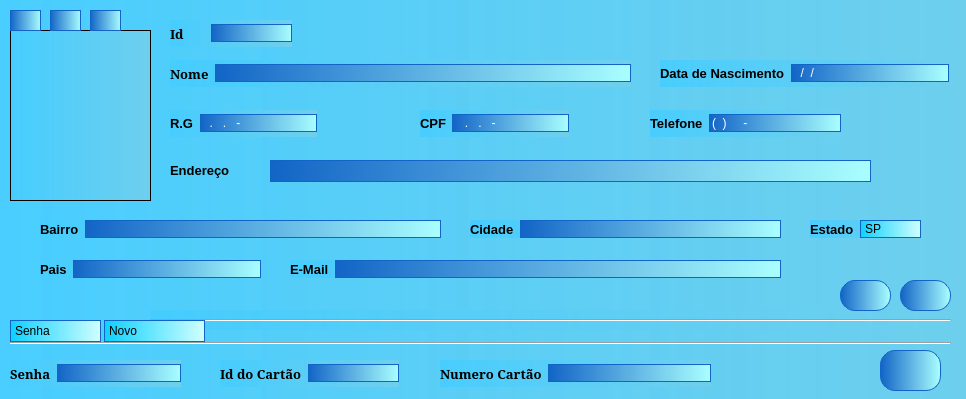
<?xml version="1.0" encoding="UTF-8"?>
<ui version="4.0">
 <class>novocadastro</class>
 <widget class="QDialog" name="novocadastro">
  <property name="geometry">
   <rect>
    <x>0</x>
    <y>0</y>
    <width>966</width>
    <height>399</height>
   </rect>
  </property>
  <property name="windowTitle">
   <string>Dialog</string>
  </property>
  <property name="styleSheet">
   <string notr="true">QWidget {
background-color: qlineargradient(spread:pad, x1:0, y1:0, x2:1, y2:0, stop:0 rgba(69, 205, 255, 220), stop:1 rgba(110, 207, 237, 255));

}

QPushButton {
background-color: qlineargradient(spread:reflect, x1:0, y1:0, x2:1, y2:0, stop:0 rgba(18, 100, 198, 255), stop:1 rgba(169, 255, 255, 255));
border-style: solid;
border-width: 1px;
border-color: rgb(18, 100, 198);
color: rgb(255, 255, 255);
border-radius: 15px;

}

QPushButton:hover{	
	background-color: qradialgradient(spread:reflect, cx:0.5, cy:0.5, radius:0.5, fx:0.5, fy:0.5, stop:0 rgba(169, 255, 255, 255), stop:1 rgba(18, 100, 198, 255));
    border-style: solid;
border-width: 1px;
border-color: rgb(18, 100, 198);
color: rgb(255, 255, 255);
border-radius: 15px;
}

QPushButton:pressed{
	
	background-color: rgb(123, 117, 179);
    border-style: outset;
    border-width: 2px;
    border-radius: 5px;
    border-color: gray;
    font: bold 10px;
    padding: 20px;
}

QComboBox {
background-color: qlineargradient(spread:pad, x1:0, y1:0, x2:1, y2:0, stop:0 rgba(0, 209, 255, 220), stop:1 rgba(209, 255, 255, 255));
border-style: solid;
border-width: 1px;
border-color: rgb(18, 100, 198);
color: rgb(0,0,0);
border-radius: 15px;
selection-background-color: rgb(170, 255, 255);

}

 QComboBox::drop-down {
                width: 32px;
                border-top-right-radius: 3px;
                border-bottom-right-radius: 3px;
             }
QLineEdit{
background-color: qlineargradient(spread:reflect, x1:0, y1:0, x2:1, y2:0, stop:0 rgba(18, 100, 198, 255), stop:1 rgba(169, 255, 255, 255));

}


QLineEdit{
background-color:qlineargradient(spread:reflect, x1:0, y1:0, x2:1, y2:0, stop:0 rgba(18, 100, 198, 255), stop:1 rgba(169, 255, 255, 255));
alternate-background-color: rgb(255, 170, 0);
border-style: solid;
border-width: 1px;
border-color: rgb(18, 100, 198);
color: rgb(255, 255, 255);
border-radius: 15px;
	font: 10pt &quot;MS Shell Dlg 2&quot;;
}


QLabel{
background-color: rgb(null);
}

</string>
  </property>
  <widget class="QComboBox" name="escolha">
   <property name="geometry">
    <rect>
     <x>10</x>
     <y>320</y>
     <width>91</width>
     <height>22</height>
    </rect>
   </property>
   <item>
    <property name="text">
     <string>Senha</string>
    </property>
   </item>
   <item>
    <property name="text">
     <string>Cartão</string>
    </property>
   </item>
   <item>
    <property name="text">
     <string>Biometria</string>
    </property>
   </item>
  </widget>
  <widget class="Line" name="line">
   <property name="geometry">
    <rect>
     <x>150</x>
     <y>310</y>
     <width>801</width>
     <height>20</height>
    </rect>
   </property>
   <property name="orientation">
    <enum>Qt::Horizontal</enum>
   </property>
  </widget>
  <widget class="QWidget" name="layoutWidget91">
   <property name="geometry">
    <rect>
     <x>170</x>
     <y>60</y>
     <width>461</width>
     <height>27</height>
    </rect>
   </property>
   <layout class="QHBoxLayout" name="horizontalLayout">
    <item>
     <widget class="QLabel" name="label">
      <property name="font">
       <font>
        <family>MS Serif</family>
        <pointsize>10</pointsize>
        <weight>75</weight>
        <bold>true</bold>
       </font>
      </property>
      <property name="text">
       <string>Nome</string>
      </property>
     </widget>
    </item>
    <item>
     <widget class="QLineEdit" name="nome"/>
    </item>
   </layout>
  </widget>
  <widget class="QWidget" name="layouttWidget2">
   <property name="geometry">
    <rect>
     <x>10</x>
     <y>360</y>
     <width>171</width>
     <height>27</height>
    </rect>
   </property>
   <layout class="QHBoxLayout" name="horizontalLayout_2">
    <item>
     <widget class="QLabel" name="label_2">
      <property name="font">
       <font>
        <family>MS Serif</family>
        <pointsize>10</pointsize>
        <weight>75</weight>
        <bold>true</bold>
       </font>
      </property>
      <property name="text">
       <string>Senha</string>
      </property>
     </widget>
    </item>
    <item>
     <widget class="QLineEdit" name="senha">
      <property name="echoMode">
       <enum>QLineEdit::Password</enum>
      </property>
     </widget>
    </item>
   </layout>
  </widget>
  <widget class="QWidget" name="layotutWidget3">
   <property name="geometry">
    <rect>
     <x>170</x>
     <y>20</y>
     <width>122</width>
     <height>27</height>
    </rect>
   </property>
   <layout class="QHBoxLayout" name="horizontalLayout_3">
    <item>
     <widget class="QLabel" name="label_3">
      <property name="font">
       <font>
        <family>MS Serif</family>
        <pointsize>10</pointsize>
        <weight>75</weight>
        <bold>true</bold>
       </font>
      </property>
      <property name="text">
       <string>Id</string>
      </property>
     </widget>
    </item>
    <item>
     <spacer name="horizontalSpacer">
      <property name="orientation">
       <enum>Qt::Horizontal</enum>
      </property>
      <property name="sizeType">
       <enum>QSizePolicy::Fixed</enum>
      </property>
      <property name="sizeHint" stdset="0">
       <size>
        <width>20</width>
        <height>20</height>
       </size>
      </property>
     </spacer>
    </item>
    <item>
     <widget class="QLineEdit" name="id"/>
    </item>
   </layout>
  </widget>
  <widget class="QWidget" name="layouttWidget4">
   <property name="geometry">
    <rect>
     <x>220</x>
     <y>360</y>
     <width>179</width>
     <height>27</height>
    </rect>
   </property>
   <layout class="QHBoxLayout" name="horizontalLayout_4">
    <item>
     <widget class="QLabel" name="l_id">
      <property name="font">
       <font>
        <family>MS Serif</family>
        <pointsize>10</pointsize>
        <weight>75</weight>
        <bold>true</bold>
       </font>
      </property>
      <property name="text">
       <string>Id do Cartão</string>
      </property>
     </widget>
    </item>
    <item>
     <widget class="QLineEdit" name="txtid"/>
    </item>
   </layout>
  </widget>
  <widget class="QWidget" name="layotutWidget5">
   <property name="geometry">
    <rect>
     <x>440</x>
     <y>360</y>
     <width>271</width>
     <height>27</height>
    </rect>
   </property>
   <layout class="QHBoxLayout" name="horizontalLayout_5">
    <item>
     <widget class="QLabel" name="l_numero">
      <property name="font">
       <font>
        <family>MS Serif</family>
        <pointsize>10</pointsize>
        <weight>75</weight>
        <bold>true</bold>
       </font>
      </property>
      <property name="text">
       <string>Numero Cartão</string>
      </property>
     </widget>
    </item>
    <item>
     <widget class="QLineEdit" name="txtcartao"/>
    </item>
   </layout>
  </widget>
  <widget class="QComboBox" name="novo">
   <property name="geometry">
    <rect>
     <x>104</x>
     <y>320</y>
     <width>101</width>
     <height>22</height>
    </rect>
   </property>
   <item>
    <property name="text">
     <string>Novo </string>
    </property>
   </item>
   <item>
    <property name="text">
     <string>Existente</string>
    </property>
   </item>
  </widget>
  <widget class="QLabel" name="label_7">
   <property name="geometry">
    <rect>
     <x>170</x>
     <y>160</y>
     <width>81</width>
     <height>21</height>
    </rect>
   </property>
   <property name="font">
    <font>
     <pointsize>10</pointsize>
     <weight>75</weight>
     <bold>true</bold>
    </font>
   </property>
   <property name="text">
    <string>Endereço</string>
   </property>
  </widget>
  <widget class="QLineEdit" name="txt_rua">
   <property name="geometry">
    <rect>
     <x>270</x>
     <y>160</y>
     <width>601</width>
     <height>22</height>
    </rect>
   </property>
  </widget>
  <widget class="Line" name="line_6">
   <property name="geometry">
    <rect>
     <x>10</x>
     <y>335</y>
     <width>941</width>
     <height>16</height>
    </rect>
   </property>
   <property name="styleSheet">
    <string notr="true">background-color: rgb(null);
</string>
   </property>
   <property name="orientation">
    <enum>Qt::Horizontal</enum>
   </property>
  </widget>
  <widget class="QPushButton" name="b_edit_foto">
   <property name="geometry">
    <rect>
     <x>10</x>
     <y>10</y>
     <width>31</width>
     <height>21</height>
    </rect>
   </property>
   <property name="text">
    <string/>
   </property>
   <property name="icon">
    <iconset resource="imagens.qrc">
     <normaloff>:/icons_inciais/imagens/pasta.png</normaloff>:/icons_inciais/imagens/pasta.png</iconset>
   </property>
   <property name="iconSize">
    <size>
     <width>20</width>
     <height>15</height>
    </size>
   </property>
  </widget>
  <widget class="QPushButton" name="b_salvar_foto">
   <property name="geometry">
    <rect>
     <x>90</x>
     <y>10</y>
     <width>31</width>
     <height>21</height>
    </rect>
   </property>
   <property name="text">
    <string/>
   </property>
   <property name="icon">
    <iconset resource="imagens.qrc">
     <normaloff>:/icons_inciais/imagens/salvar.fw.png</normaloff>:/icons_inciais/imagens/salvar.fw.png</iconset>
   </property>
   <property name="iconSize">
    <size>
     <width>20</width>
     <height>15</height>
    </size>
   </property>
  </widget>
  <widget class="QPushButton" name="edit_cadastro">
   <property name="geometry">
    <rect>
     <x>900</x>
     <y>280</y>
     <width>51</width>
     <height>31</height>
    </rect>
   </property>
   <property name="text">
    <string/>
   </property>
   <property name="icon">
    <iconset resource="imagens.qrc">
     <normaloff>:/icons_inciais/imagens/edit.fw.png</normaloff>:/icons_inciais/imagens/edit.fw.png</iconset>
   </property>
   <property name="iconSize">
    <size>
     <width>100</width>
     <height>25</height>
    </size>
   </property>
  </widget>
  <widget class="QPushButton" name="cadastrar_dados">
   <property name="geometry">
    <rect>
     <x>840</x>
     <y>280</y>
     <width>51</width>
     <height>31</height>
    </rect>
   </property>
   <property name="text">
    <string/>
   </property>
   <property name="icon">
    <iconset resource="imagens.qrc">
     <normaloff>:/icons_inciais/imagens/cadastro.fw.png</normaloff>:/icons_inciais/imagens/cadastro.fw.png</iconset>
   </property>
   <property name="iconSize">
    <size>
     <width>100</width>
     <height>25</height>
    </size>
   </property>
  </widget>
  <widget class="QFrame" name="frame_foto">
   <property name="geometry">
    <rect>
     <x>10</x>
     <y>30</y>
     <width>141</width>
     <height>171</height>
    </rect>
   </property>
   <property name="frameShape">
    <enum>QFrame::StyledPanel</enum>
   </property>
   <property name="frameShadow">
    <enum>QFrame::Sunken</enum>
   </property>
  </widget>
  <widget class="QPushButton" name="cadastrar">
   <property name="geometry">
    <rect>
     <x>880</x>
     <y>350</y>
     <width>61</width>
     <height>41</height>
    </rect>
   </property>
   <property name="text">
    <string/>
   </property>
   <property name="icon">
    <iconset resource="imagens.qrc">
     <normaloff>:/icons_inciais/imagens/salvar.fw.png</normaloff>:/icons_inciais/imagens/salvar.fw.png</iconset>
   </property>
   <property name="iconSize">
    <size>
     <width>100</width>
     <height>25</height>
    </size>
   </property>
  </widget>
  <widget class="QWidget" name="layoutWidget73">
   <property name="geometry">
    <rect>
     <x>170</x>
     <y>110</y>
     <width>147</width>
     <height>27</height>
    </rect>
   </property>
   <layout class="QHBoxLayout" name="horizontalLayout_7">
    <item>
     <widget class="QLabel" name="label_5">
      <property name="font">
       <font>
        <pointsize>10</pointsize>
        <weight>75</weight>
        <bold>true</bold>
       </font>
      </property>
      <property name="text">
       <string>R.G</string>
      </property>
     </widget>
    </item>
    <item>
     <widget class="QLineEdit" name="txt_rg">
      <property name="inputMethodHints">
       <set>Qt::ImhFormattedNumbersOnly</set>
      </property>
      <property name="inputMask">
       <string>00.000.000-0</string>
      </property>
     </widget>
    </item>
   </layout>
  </widget>
  <widget class="QWidget" name="layoutWidgtet">
   <property name="geometry">
    <rect>
     <x>420</x>
     <y>110</y>
     <width>149</width>
     <height>27</height>
    </rect>
   </property>
   <layout class="QHBoxLayout" name="horizontalLayout_8">
    <item>
     <widget class="QLabel" name="label_6">
      <property name="font">
       <font>
        <pointsize>10</pointsize>
        <weight>75</weight>
        <bold>true</bold>
       </font>
      </property>
      <property name="text">
       <string>CPF</string>
      </property>
     </widget>
    </item>
    <item>
     <widget class="QLineEdit" name="txt_cpf">
      <property name="inputMethodHints">
       <set>Qt::ImhFormattedNumbersOnly</set>
      </property>
      <property name="inputMask">
       <string>000.000.000-00</string>
      </property>
     </widget>
    </item>
   </layout>
  </widget>
  <widget class="QWidget" name="ltayoutWidget">
   <property name="geometry">
    <rect>
     <x>650</x>
     <y>110</y>
     <width>191</width>
     <height>27</height>
    </rect>
   </property>
   <layout class="QHBoxLayout" name="horizontalLayout_9">
    <item>
     <widget class="QLabel" name="label_12">
      <property name="font">
       <font>
        <pointsize>10</pointsize>
        <weight>75</weight>
        <bold>true</bold>
       </font>
      </property>
      <property name="text">
       <string>Telefone</string>
      </property>
     </widget>
    </item>
    <item>
     <widget class="QLineEdit" name="txt_telefone">
      <property name="inputMethodHints">
       <set>Qt::ImhFormattedNumbersOnly|Qt::ImhPreferNumbers</set>
      </property>
      <property name="inputMask">
       <string>(00)00000-0000</string>
      </property>
     </widget>
    </item>
   </layout>
  </widget>
  <widget class="QWidget" name="layoutWidgett">
   <property name="geometry">
    <rect>
     <x>660</x>
     <y>60</y>
     <width>289</width>
     <height>27</height>
    </rect>
   </property>
   <layout class="QHBoxLayout" name="horizontalLayout_10">
    <item>
     <widget class="QLabel" name="label_4">
      <property name="font">
       <font>
        <pointsize>10</pointsize>
        <weight>75</weight>
        <bold>true</bold>
       </font>
      </property>
      <property name="text">
       <string>Data de Nascimento</string>
      </property>
     </widget>
    </item>
    <item>
     <widget class="QLineEdit" name="txt_nascimento">
      <property name="inputMethodHints">
       <set>Qt::ImhFormattedNumbersOnly|Qt::ImhPreferNumbers</set>
      </property>
      <property name="inputMask">
       <string>00/00/0000</string>
      </property>
     </widget>
    </item>
   </layout>
  </widget>
  <widget class="QWidget" name="layoutWitdget">
   <property name="geometry">
    <rect>
     <x>40</x>
     <y>220</y>
     <width>401</width>
     <height>27</height>
    </rect>
   </property>
   <layout class="QHBoxLayout" name="horizontalLayout_11">
    <property name="sizeConstraint">
     <enum>QLayout::SetMaximumSize</enum>
    </property>
    <item>
     <widget class="QLabel" name="label_8">
      <property name="font">
       <font>
        <pointsize>10</pointsize>
        <weight>75</weight>
        <bold>true</bold>
       </font>
      </property>
      <property name="text">
       <string>Bairro</string>
      </property>
     </widget>
    </item>
    <item>
     <widget class="QLineEdit" name="txt_bairro"/>
    </item>
   </layout>
  </widget>
  <widget class="QWidget" name="laytoutWidge0t">
   <property name="geometry">
    <rect>
     <x>40</x>
     <y>260</y>
     <width>221</width>
     <height>27</height>
    </rect>
   </property>
   <layout class="QHBoxLayout" name="horizontalLayout_12">
    <property name="sizeConstraint">
     <enum>QLayout::SetMaximumSize</enum>
    </property>
    <item>
     <widget class="QLabel" name="label_11">
      <property name="font">
       <font>
        <pointsize>10</pointsize>
        <weight>75</weight>
        <bold>true</bold>
       </font>
      </property>
      <property name="text">
       <string>Pais</string>
      </property>
     </widget>
    </item>
    <item>
     <widget class="QLineEdit" name="txt_pais"/>
    </item>
   </layout>
  </widget>
  <widget class="QWidget" name="layoutWidge9t">
   <property name="geometry">
    <rect>
     <x>290</x>
     <y>260</y>
     <width>491</width>
     <height>27</height>
    </rect>
   </property>
   <layout class="QHBoxLayout" name="horizontalLayout_13">
    <property name="sizeConstraint">
     <enum>QLayout::SetMaximumSize</enum>
    </property>
    <item>
     <widget class="QLabel" name="label_13">
      <property name="font">
       <font>
        <pointsize>10</pointsize>
        <weight>75</weight>
        <bold>true</bold>
       </font>
      </property>
      <property name="text">
       <string>E-Mail</string>
      </property>
     </widget>
    </item>
    <item>
     <widget class="QLineEdit" name="txt_email">
      <property name="inputMethodHints">
       <set>Qt::ImhEmailCharactersOnly</set>
      </property>
     </widget>
    </item>
   </layout>
  </widget>
  <widget class="QWidget" name="layoutWidget99">
   <property name="geometry">
    <rect>
     <x>470</x>
     <y>220</y>
     <width>311</width>
     <height>27</height>
    </rect>
   </property>
   <layout class="QHBoxLayout" name="horizontalLayout_14">
    <property name="sizeConstraint">
     <enum>QLayout::SetMaximumSize</enum>
    </property>
    <item>
     <widget class="QLabel" name="label_9">
      <property name="font">
       <font>
        <pointsize>10</pointsize>
        <weight>75</weight>
        <bold>true</bold>
       </font>
      </property>
      <property name="text">
       <string>Cidade</string>
      </property>
     </widget>
    </item>
    <item>
     <widget class="QLineEdit" name="txt_cidade"/>
    </item>
   </layout>
  </widget>
  <widget class="QWidget" name="layoutWidget">
   <property name="geometry">
    <rect>
     <x>810</x>
     <y>220</y>
     <width>131</width>
     <height>23</height>
    </rect>
   </property>
   <layout class="QHBoxLayout" name="horizontalLayout_15">
    <property name="sizeConstraint">
     <enum>QLayout::SetFixedSize</enum>
    </property>
    <item>
     <widget class="QLabel" name="label_10">
      <property name="font">
       <font>
        <pointsize>10</pointsize>
        <weight>75</weight>
        <bold>true</bold>
       </font>
      </property>
      <property name="text">
       <string>Estado</string>
      </property>
     </widget>
    </item>
    <item>
     <widget class="QComboBox" name="cb_estado">
      <item>
       <property name="text">
        <string>SP</string>
       </property>
      </item>
      <item>
       <property name="text">
        <string>New</string>
       </property>
      </item>
     </widget>
    </item>
   </layout>
  </widget>
  <widget class="QLabel" name="imagem_user">
   <property name="geometry">
    <rect>
     <x>20</x>
     <y>40</y>
     <width>121</width>
     <height>151</height>
    </rect>
   </property>
   <property name="text">
    <string/>
   </property>
   <property name="scaledContents">
    <bool>true</bool>
   </property>
  </widget>
  <widget class="QPushButton" name="b_foto_web">
   <property name="geometry">
    <rect>
     <x>50</x>
     <y>10</y>
     <width>31</width>
     <height>21</height>
    </rect>
   </property>
   <property name="text">
    <string/>
   </property>
   <property name="icon">
    <iconset resource="imagens.qrc">
     <normaloff>:/icons_inciais/imagens/camera.fw.png</normaloff>:/icons_inciais/imagens/camera.fw.png</iconset>
   </property>
   <property name="iconSize">
    <size>
     <width>100</width>
     <height>15</height>
    </size>
   </property>
  </widget>
  <zorder>layoutWidget91</zorder>
  <zorder>layouttWidget2</zorder>
  <zorder>layotutWidget3</zorder>
  <zorder>layouttWidget4</zorder>
  <zorder>layotutWidget5</zorder>
  <zorder>layoutWidget73</zorder>
  <zorder>layoutWidgtet</zorder>
  <zorder>ltayoutWidget</zorder>
  <zorder>layoutWidgett</zorder>
  <zorder>layoutWitdget</zorder>
  <zorder>laytoutWidge0t</zorder>
  <zorder>layoutWidge9t</zorder>
  <zorder>layoutWidget99</zorder>
  <zorder>frame_foto</zorder>
  <zorder>layoutWidget</zorder>
  <zorder>escolha</zorder>
  <zorder>line</zorder>
  <zorder>novo</zorder>
  <zorder>label_7</zorder>
  <zorder>txt_rua</zorder>
  <zorder>line_6</zorder>
  <zorder>b_edit_foto</zorder>
  <zorder>b_salvar_foto</zorder>
  <zorder>edit_cadastro</zorder>
  <zorder>cadastrar_dados</zorder>
  <zorder>cadastrar</zorder>
  <zorder>imagem_user</zorder>
  <zorder>b_foto_web</zorder>
 </widget>
 <resources>
  <include location="imagens.qrc"/>
 </resources>
 <connections/>
</ui>
